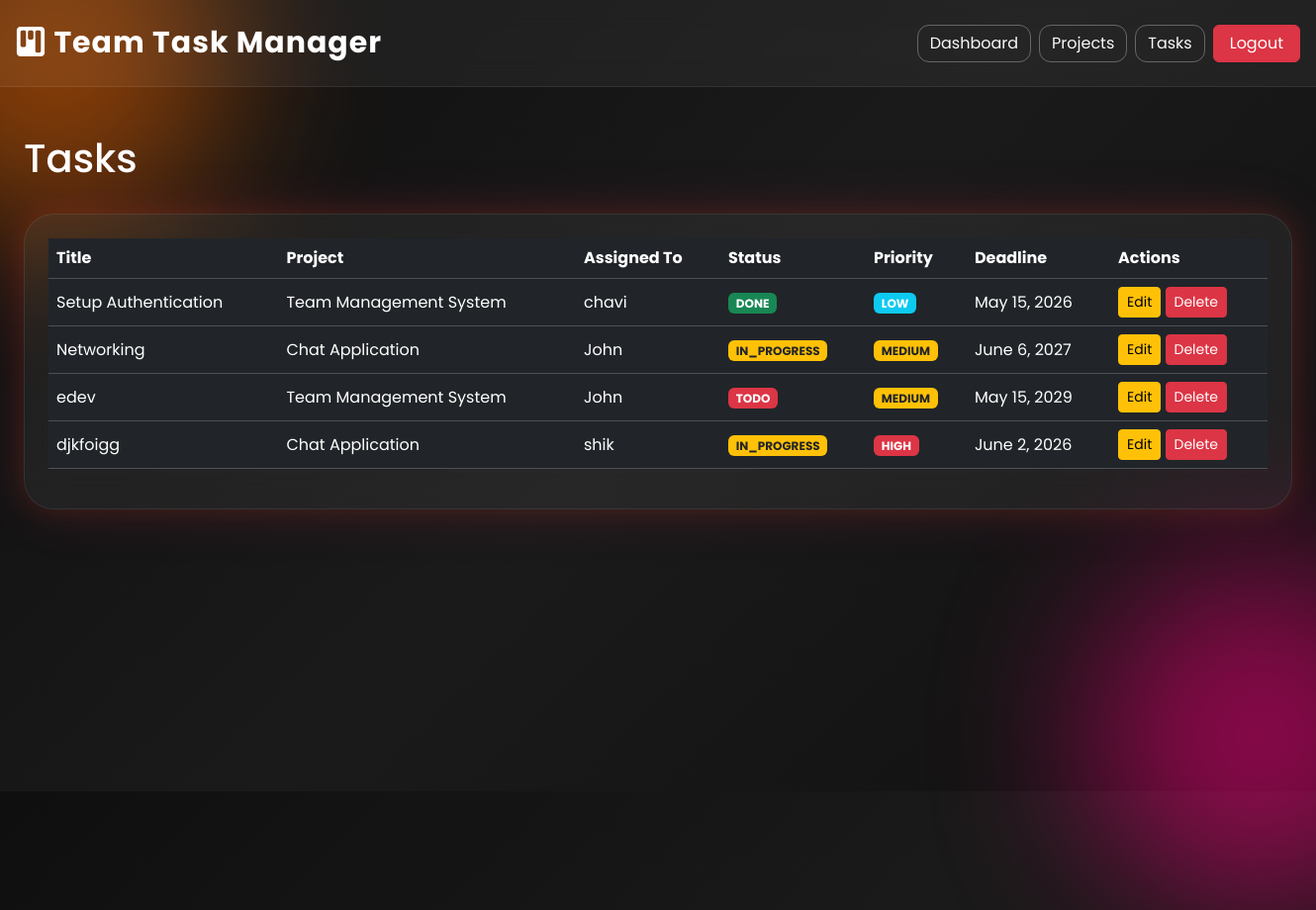
Screenshot of /tasks/ (signed in) with the database file from the repository.
### tasks/models.py (models this page shows, shortened)
class Task(models.Model):
    STATUS_CHOICES = (
        ('TODO', 'Todo'),
        ('IN_PROGRESS', 'In Progress'),
        ('DONE', 'Done'),
    )
    PRIORITY_CHOICES = (
        ('LOW', 'Low'),
        ('MEDIUM', 'Medium'),
        ('HIGH', 'High'),
    )
    title = models.CharField(max_length=200)
    description = models.TextField()
    project = models.ForeignKey(
        Project,
        on_delete=models.CASCADE,
        related_name='tasks'
    )
    assigned_to = models.ForeignKey(
        settings.AUTH_USER_MODEL,
        on_delete=models.CASCADE,
        related_name='tasks'
    )
    deadline = models.DateField()
    status = models.CharField(
        max_length=20,
        choices=STATUS_CHOICES,
        default='TODO'
    )
    priority = models.CharField(
        max_length=20,
        choices=PRIORITY_CHOICES,
        default='MEDIUM'
    )
    created_at = models.DateTimeField(auto_now_add=True)

### projects/models.py (models this page shows)
class Project(models.Model):
    name = models.CharField(max_length=200)
    description = models.TextField()
    created_by = models.ForeignKey(
        settings.AUTH_USER_MODEL,
        on_delete=models.CASCADE,
        related_name='created_projects'
    )
    members = models.ManyToManyField(
        settings.AUTH_USER_MODEL,
        related_name='projects'
    )
    created_at = models.DateTimeField(auto_now_add=True)
    def __str__(self):
        return self.name

### users/models.py (models this page shows)
class User(AbstractUser):
    ROLE_CHOICES = (
        ('ADMIN', 'Admin'),
        ('MEMBER', 'Member'),
    )
    role = models.CharField(
        max_length=10,
        choices=ROLE_CHOICES,
        default='MEMBER'
    )
    def __str__(self):
        return self.username

### tasks/views.py (the view)
# urls.py: path('tasks/', task_list, name='task_list'),
@login_required
def task_list(request):
    tasks = Task.objects.all()
    return render(
        request,
        'tasks/task_list.html',
        {'tasks': tasks}
    )

### templates/tasks/task_list.html (shortened to what this page needs)
{% extends 'base.html' %}
{% block content %}
<div class="d-flex justify-content-between align-items-center mb-4">
    <h1 class="text-white">
        Tasks
    </h1>
</div>
<div class="glass-card p-4">
    <div class ="table-responsive">
    <table class="table table-dark table-hover align-middle">
        <thead>
            <tr>
                <th>Title</th>
                <th>Project</th>
                <th>Assigned To</th>
                <th>Status</th>
                <th>Priority</th>
                <th>Deadline</th>
                <th>Actions</th>
            </tr>
        </thead>
        <tbody>
            {% for task in tasks %}
            <tr>
                <td>{{ task.title }}</td>
                <td>{{ task.project }}</td>
                <td>{{ task.assigned_to }}</td>
                <td>
    {% if task.status == 'DONE' %}
        <span class="badge bg-success">
            {{ task.status }}
        </span>
    {% elif task.status == 'IN_PROGRESS' %}
        <span class="badge bg-warning text-dark">
            {{ task.status }}
        </span>
    {% else %}
        <span class="badge bg-danger">
            {{ task.status }}
        </span>
    {% endif %}
</td>
<td>
    {% if task.priority == 'HIGH' %}
        <span class="badge bg-danger">
            {{ task.priority }}
        </span>
    {% elif task.priority == 'MEDIUM' %}
        <span class="badge bg-warning text-dark">
            {{ task.priority }}
        </span>
    {% else %}
        <span class="badge bg-info">
            {{ task.priority }}
        </span>
    {% endif %}
</td>
                <td>{{ task.deadline }}</td>
                <td>
    <a href="/tasks/edit/{{ task.id }}/"
    class="btn btn-sm btn-warning">
        Edit
    </a>
    <a href="/tasks/delete/{{ task.id }}/"
    class="btn btn-sm btn-danger">
        Delete
    </a>
</td>
            </tr>
            {% endfor %}
        </tbody>
    </table>
</div>
</div>
{% endblock %}

### templates/base.html (style rules this page uses)
* { margin:0; padding:0; box-sizing:border-box; }
body { font-family:'Poppins',sans-serif; min-height:100vh; overflow-x:hidden; background: linear-gradient( 135deg, #0f0f0f, #1a1a1a, #111111); position:relative; }
.glass-card { background:rgba(255,255,255,0.06); border:1px solid rgba(255,255,255,0.08); backdrop-filter:blur(18px); border-radius:30px; box-shadow: 0 0 30px rgba(255,107,0,0.15), 0 0 60px rgba(255,0,128,0.12); color:white; transition:0.4s; }
table { width:100%; }

### rows the page displays
Task: title "Setup Authentication", project "Team Management System", assigned_to "chavi", status "DONE", priority "LOW", deadline "May 15, 2026"
Task: title "Networking", project "Chat Application", assigned_to "John", status "IN_PROGRESS", priority "MEDIUM", deadline "June 6, 2027"
Task: title "edev", project "Team Management System", assigned_to "John", status "TODO", priority "MEDIUM", deadline "May 15, 2029"
Task: title "djkfoigg", project "Chat Application", assigned_to "shik", status "IN_PROGRESS", priority "HIGH", deadline "June 2, 2026"
